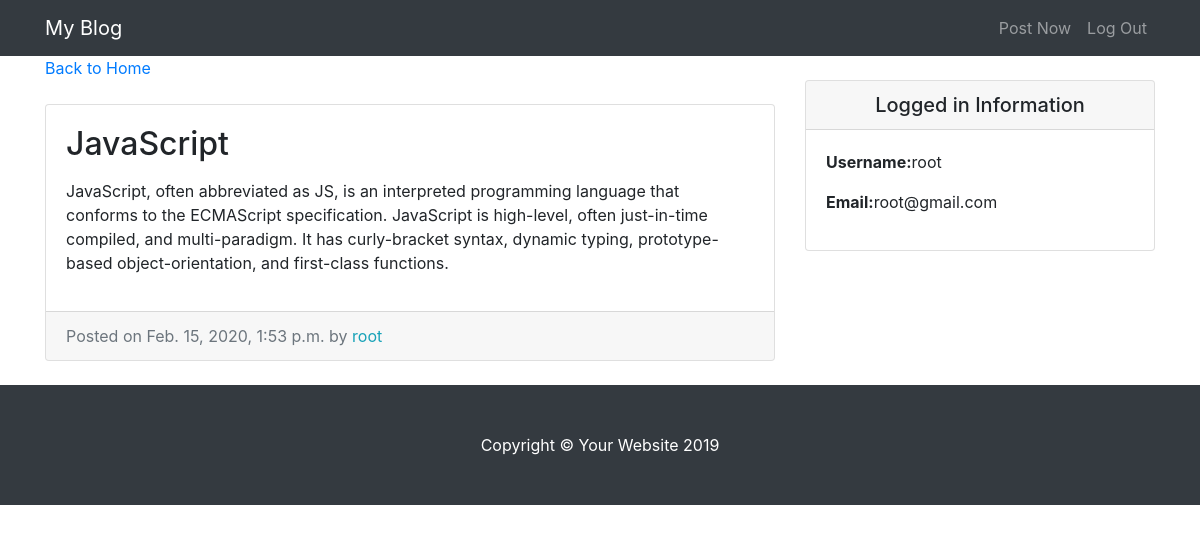
The app's page /entry/5/ (signed in) with its own data.
### entries/models.py (models this page shows, shortened)
class Entry(models.Model):
    entry_title=models.CharField(max_length=50)
    entry_text=models.TextField()
    entry_date=models.DateTimeField(auto_now_add=True)
    entry_author=models.ForeignKey(settings.AUTH_USER_MODEL, blank=True, null=True,on_delete=models.CASCADE)
    class Meta:
        verbose_name_plural="entries"

### entries/views.py (the view)
# urls.py: path('entry/<int:pk>/', EntryView.as_view(), name='entry-detail'),
class EntryView(LoginRequiredMixin,DetailView):
    model=Entry
    template_name = 'entries/entry_detail.html'

### entries/templates/entries/entry_detail.html
{% extends 'entries/base.html' %}
{% block content %}
      <div class="col-md-8">
          <a href="{% url 'blog-home' %}">Back to Home</a>
        <div class="card mb-4 mt-4">
          <div class="card-body">
            <h2 class="card-title">{{object.entry_title}}</h2>
            <p class="card-text">{{object.entry_text|linebreaks}}</p>
          </div>
          <div class="card-footer text-muted">
            Posted on {{object.entry_date}} by
            <span class= "text-info mr-2">{{object.entry_author}}</span>
          </div>
        </div>
      </div>
{% endblock %}

### entries/templates/entries/base.html (shortened to what this page needs)
{% load static %}
<!DOCTYPE html>
<html lang="en">
<head>
  <link href="{% static 'entries/css/vendor/bootstrap/css/bootstrap.min.css' %}" rel="stylesheet">
  <link href="{% static 'entries/css/css/blog-home.css' %}" rel="stylesheet">
</head>
<body>
  <nav class="navbar navbar-expand-lg navbar-dark bg-dark fixed-top">
    <div class="container">
      <a class="navbar-brand" href="{% url 'blog-home' %}">My Blog</a>
      <div class="collapse navbar-collapse" id="navbarResponsive">
        <ul class="navbar-nav ml-auto">
          <li class="nav-item">
            <a class="nav-link" href="{% url 'create-entry' %}">Post Now</a>
          </li>
          <li class="nav-item">
            <a class="nav-link" href="{% url 'logout' %}">Log Out</a>
          </li>
        </ul>
      </div>
    </div>
  </nav>
  <div class="container">
    <div class="row">
      {% block content %} {% endblock %}
    <div class="col-md-4">
      <div class="card my-4">
          <h5 class="card-header text-center">Logged in Information</h5>
          <div class="card-body">
            <ul class="list-unstyled mb-0">
                <li>
                    <p> <strong>Username:</strong>{{user.username}} </p>
                </li>
                <li>
                    <p> <strong>Email:</strong>{{user.email}}</p>
                </li>
            </ul>
          </div>
        </div>
      </div>
    </div>
  </div>
  <footer class="py-5 bg-dark">
    <div class="container">
      <p class="m-0 text-center text-white">Copyright &copy; Your Website 2019</p>
    </div>
  </footer>
</body>
</html>

### entries/static/entries/css/css/blog-home.css (style rules this page uses)
body { padding-top: 56px; }

### records on screen
Entry: entry_title "JavaScript", entry_text "JavaScript, often abbreviated as JS, is an interpreted programming language that conforms to the ECMAScript specification. JavaScript is high-level, often just-in-time compiled, and multi-paradigm. It has curly-bracket syntax, dynamic typing, prototype-based object-orientation, and first-class functions.", entry_date "Feb. 15, 2020, 1:53 p.m.", entry_author "root"

### other values on screen
{{ user.username }} "root"
{{ user.email }} "root@gmail.com"
